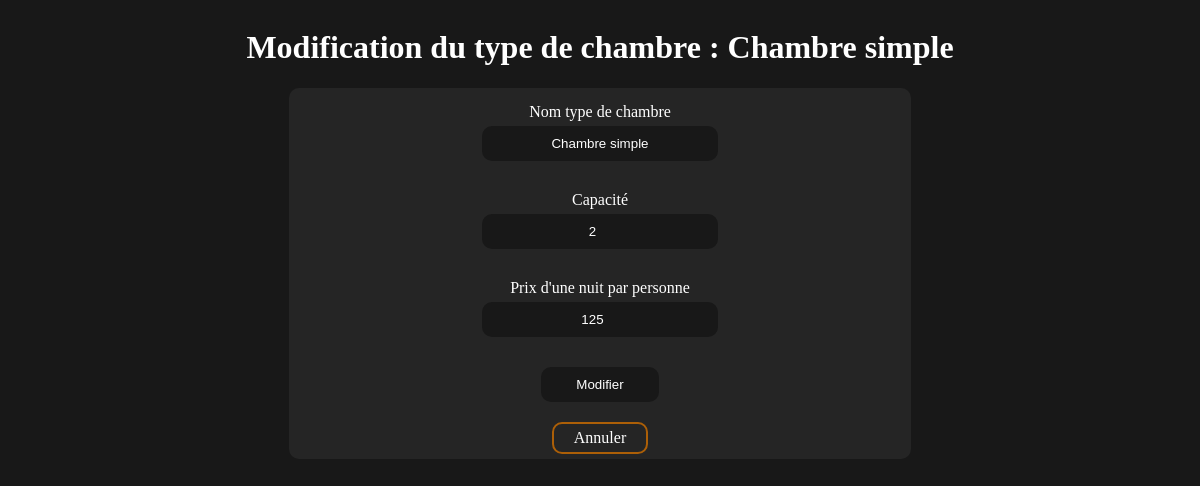
Screenshot of /admin/room_type/37edit_room_type.php?id_type_chambre=4 (signed in) with the database file from the repository.
### tables this page shows
CREATE TABLE `type_chambre` (
  `id_type_chambre` int(11) NOT NULL,
  `nom_type` varchar(50) NOT NULL,
  `capacite` int(11) NOT NULL,
  `prix_nuit_pers` int(11) NOT NULL
);

### admin/room_type/37edit_room_type.php (the view, shortened to what this page needs)
<?php
    require_once('../../37config.php');
    function isFormComplete() {
        return isset($_POST["room_type_id"]) && isset($_POST["room_type"]) && isset($_POST["capacity"]) && isset($_POST["pricetag"]);
    }
    if(isset($_GET["id_type_chambre"])) {
        $id_type_chambre = $_GET["id_type_chambre"];
        $sqlGet = "SELECT * FROM type_chambre WHERE id_type_chambre = $id_type_chambre";
        $result = mysqli_query($conn, $sqlGet);
        $row = mysqli_fetch_array($result);
        $nom_type = $row["nom_type"];
        $capacite = $row["capacite"];
        $prix_nuit_pers = $row["prix_nuit_pers"];
    } else if(!isFormComplete())
        closeScriptAndGoBackToParent();
?>
<!DOCTYPE html>
<html lang="fr">
    <head>
        <link rel="stylesheet" href="../../37style.css">
    </head>
    <body>
        <h1>Modification du type de chambre : <?php echo $nom_type ?></h1>
        <form name="formulaire_insert_room_type" action="37edit_room_type.php" method="post">
            <label>
                Nom type de chambre
                <input name="room_type" type="text" required placeholder="King Size bedroom™" value="<?php echo $nom_type ?>">
            </label>
            <label>
                Capacité
                <input name="capacity" type="number" required value="<?php echo $capacite ?>">
            </label>
            <label>
                Prix d'une nuit par personne
                <input name="pricetag" type="number" required value="<?php echo $prix_nuit_pers?>">
            </label>
            <button type="submit">
                Modifier
            </button>
            <a href="../37admin_room_type.php">Annuler</a>
        </form>
    </body>
</html>

### 37style.css (style rules this page uses)
:root { --danger_red: rgb(136, 18, 18); --border_radius: 10px; --couleur_primaire: rgb(24, 24, 24); --couleur_texte: white; --couleur_secondaire: rgb(37, 37, 37); --couleur_action: rgb(172, 95, 7); }
body { background-color: var(--couleur_primaire); color:var(--couleur_texte); display: flex; justify-content: center; align-items: center; flex-direction: column; }
a { color: var(--couleur_texte); text-decoration: none; transition: 0.2s; border: 2px solid var(--couleur_action); border-radius: var(--border_radius); margin: 5px; padding: 5px 20px; }
form { width: 50%; text-align: center; background-color: var(--couleur_secondaire); border-radius: var(--border_radius); display: flex; align-items: center; flex-direction: column; padding: 0px 15px; }
label { width: 100%; display: flex; flex-direction: column; align-items: center; margin-top: 15px; margin-bottom: 15px; }
input, select { width: 40%; text-align: center; color: var(--couleur_texte); border-radius: var(--border_radius); background-color: var(--couleur_primaire); border: none; margin-top: 5px; padding: 10px 0px; transition: 0.2s; }
button { width: 20%; margin-top: 15px; margin-bottom: 15px; border-radius: var(--border_radius); background-color: var(--couleur_primaire); border: none; color: var(--couleur_texte); padding: 10px 0px; }

### rows the page displays
type_chambre: nom_type "Chambre simple", room_type "Chambre simple", capacity "2", pricetag "125"
